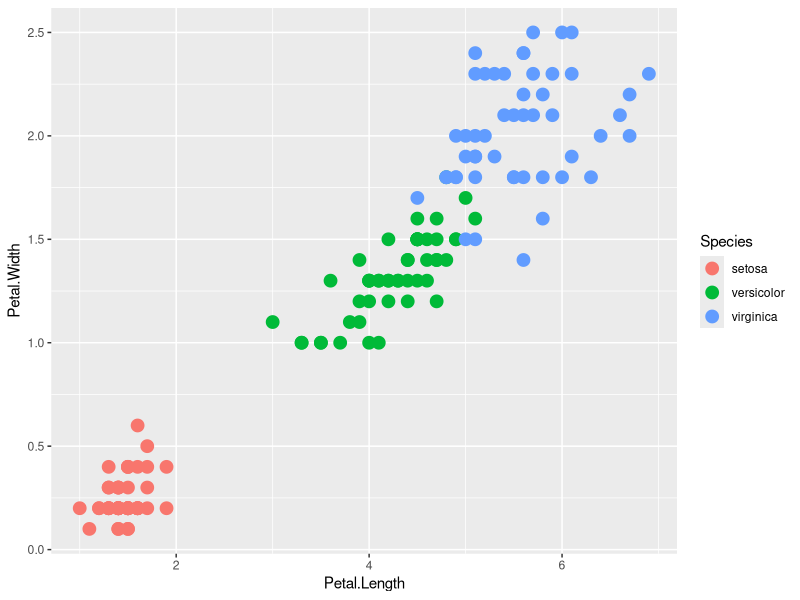
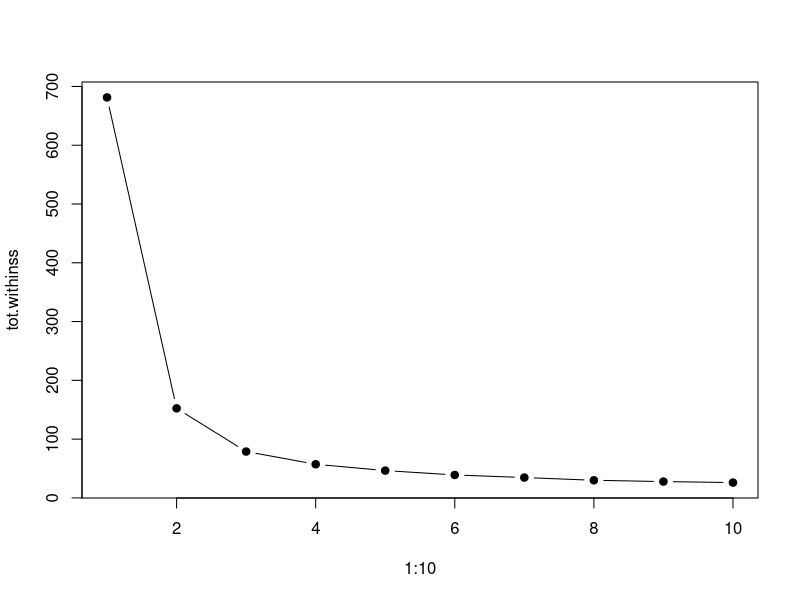
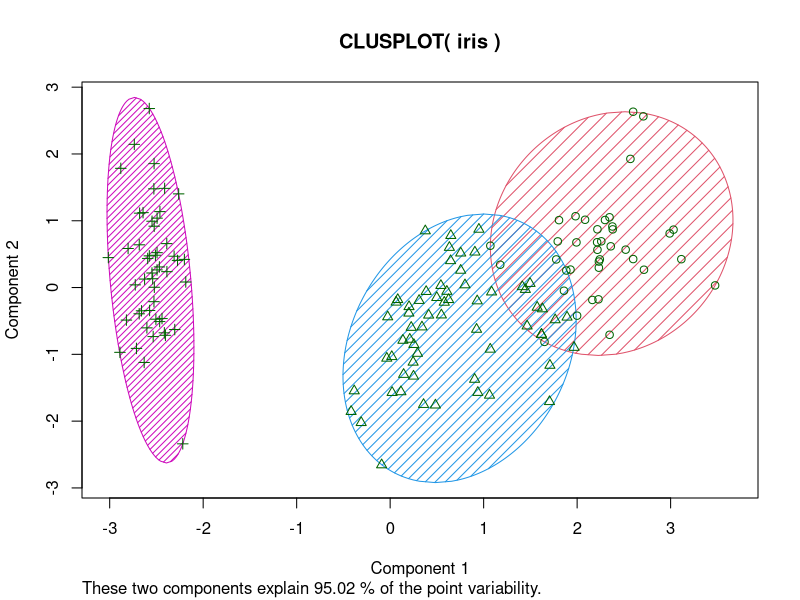

The R source for these figures, in order:
#Exploring dataset
library(ggplot2)
head(iris)
str(iris)
ggplot(iris, aes(Petal.Length, Petal.Width)) + geom_point(aes(col=Species), size=4)
#Performing k-means clustering
set.seed(100)
irisCluster <- kmeans(iris[,1:4], center=3, nstart=20)
irisCluster
#Finding out the ideal value for k
tot.withinss <- vector(mode="character", length=10)
for (i in 1:10){
irisCluster <- kmeans(iris[,1:4], center=i, nstart=20)
tot.withinss[i] <- irisCluster$tot.withinss
}
#Let’s visualise the plot of tot.withinss for different k values.
plot(1:10, tot.withinss, type="b", pch=19)
#Comparing the predicted clusters with the original data.
irisCluster <- kmeans(iris[,1:4], center=3, nstart=20)
table(irisCluster$cluster, iris$Species)
#We can also plot the predicted clusters as follows.
library(cluster)
clusplot(iris, irisCluster$cluster, color=T, shade=T, labels=0, lines=0)